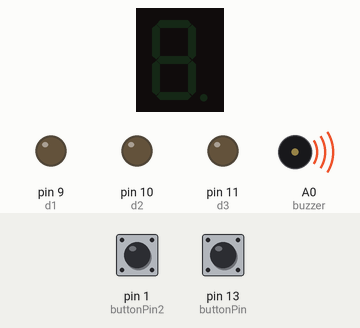
This sketch was run on a simulated Arduino Uno, built with avr-gcc and run on an emulated ATmega328P. On the bench: 1-digit seven-segment display, output pins drawn as LEDs (lit = HIGH), buzzer (waves = sounding). Wiring (inferred from the names in the program): 1-digit 7-segment display, segments lit when HIGH: segments pin 2, pin 3, pin 4, pin 5, pin 6, pin 7, pin 8. The test bench sets the inputs (shaded band); at power-on: pin 13 (buttonPin) LOW, pin 1 (buttonPin2) HIGH. The segment pins are drawn as the display they are named for; pins used as bus, display or sensor lines are not drawn.

Above: at 1.2 s.
1.3 s: pin 13 (buttonPin) pulled HIGH for 1 s
At 3.5 s:
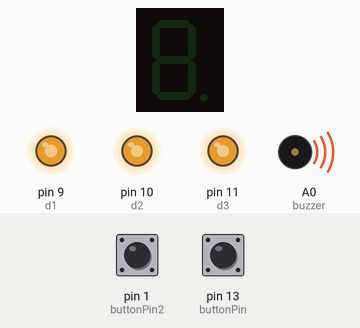
3.8 s: pin 13 (buttonPin) pulled HIGH for 3.2 s
At 3.95 s:
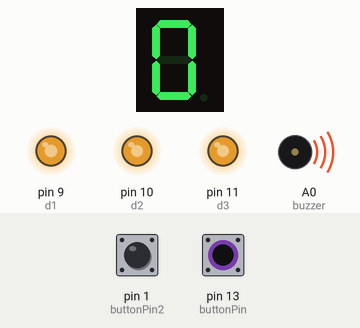
Timing chart, 0 to 6.8 s (numbered marks = the images above; inputs shaded):
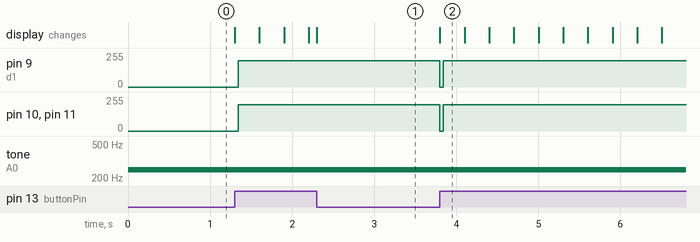

The sketch:

Countdown.ino
```cpp
/*int ButtonValue =0;
int Button = 3;
int LED = 2;*/

const int a = 2; //constants that provide functionalities for pinMODE
const int b = 3;
const int c = 4;
const int d = 5;
const int e = 6;
const int f = 7;
const int g = 8;
const int buttonPin = 13;  //here I'm supplying the constants associated with my buttons and buzzer
const int buttonPin2 = 1;
const int buzzer = A0;
//const int buttonPin3 = 2;


const int d1 = 9;  //Digit Constants
const int d2 = 10;
const int d3 = 11;
const int d4 = 12;

long n = 0000; //start time
int x = 100; //
int del = 55; //roughly the delay time for 1 microsecond

int buttonstate = 0; //value of input to read buttons state
int buttonstate2 = 0;

//int buttonState3 = 0;

 void setup(){

  pinMode(d1, OUTPUT); //Provides output for all digits and their attributes
  pinMode(d2, OUTPUT);
  pinMode(d3, OUTPUT);
  pinMode(d4, OUTPUT);
  pinMode(a, OUTPUT);
  pinMode(b, OUTPUT);
  pinMode(c, OUTPUT);
  pinMode(d, OUTPUT);
  pinMode(e, OUTPUT);
  pinMode(f, OUTPUT);
  pinMode(g, OUTPUT);
  pinMode(buttonPin, INPUT); //reads in input
  pinMode(buttonPin2, INPUT);
  pinMode(buzzer, INPUT);
   //pinMode(buttonPin3,INPUT);


//digitalRead(buttonPin3);
//onoff(buttonState3);
}


/*void onoff(int buttonState3){ //attemp at on/off swtich //attempt to make an on/off button
  //digitalRead(buttonPin3);
  if (buttonState3==HIGH){
    int ok = 1;
  }else{
      onoff(buttonState3);
  }
}*/


void loop(){
  buttonstate = digitalRead(buttonPin); //if button is not pressed then run as normal
  if(buttonstate == HIGH){ //interprets buttonstate
  pinMode(d1, OUTPUT); //Provides output for all digits and segments
  pinMode(d2, OUTPUT);
  pinMode(d3, OUTPUT);
  pinMode(d4, OUTPUT);
  pinMode(a, OUTPUT);
  pinMode(b, OUTPUT);
  pinMode(c, OUTPUT);
  pinMode(d, OUTPUT);
  pinMode(e, OUTPUT);
  pinMode(f, OUTPUT);
  pinMode(g, OUTPUT);
  pinMode(buttonPin, INPUT);
  pinMode(buttonPin2, INPUT);
  pinMode(buzzer, INPUT);

  clearLEDs(); // This is to prevent all the pins extending output to digits, they must clear first before a new number can be displayed
  pickDigit(1); //makes speicif digit low to ensure it can be changed based on new parameters
  pickNumber((n/x/1000)%10); //n is interpreted, which will be 0 for all the digits until n reach 1001
  delayMicroseconds(del); //Must have a small delay to make sure clock counts correctly, else it will count too fast
  clearLEDs();
  pickDigit(2);
  pickNumber((n/x/100)%10); //etc
  delayMicroseconds(del);
  clearLEDs();//
  pickDigit(3);
  //dispDec(3);
  pickNumber((n/x/10)%10); //10001, first digit get displayed
  delayMicroseconds(del);
  clearLEDs();
  pickDigit(4);
  pickNumber(n/x%10); //when n is 1001, first digit gets displayed
  delayMicroseconds(del);


  n++; // counts up

  if (digitalRead(13) == LOW )  //restart if button is pressed
  {
    n = 0000; //restart time once display reaches 9999
  }


}else{ //reset button is executed
  pinMode(buzzer, OUTPUT); //commands output to buzzer
  digitalWrite(buzzer, HIGH); //makes buzzer go off

  tone(buzzer, 250); //pitch of buzzer


  digitalWrite(d1, LOW); // Displays output of all digits, from assigned const values
  digitalWrite(d2, LOW);
  digitalWrite(d3, LOW);
  digitalWrite(d4, LOW);
  pinMode(d1, LOW); //Provides output for all digits and their attributes
  pinMode(d2, LOW);
  pinMode(d3, LOW);
  pinMode(d4, LOW);
  pinMode(a, LOW);
  pinMode(b, LOW);
  pinMode(c, LOW);
  pinMode(d, LOW);
  pinMode(e, LOW);
  pinMode(f, LOW);
  pinMode(g, LOW);

}


buttonstate2 = digitalRead(buttonPin2); //buzzer and functions for pause button
if(buttonstate2 == LOW){
  pinMode(buzzer, OUTPUT); //commands output to buzzer
  digitalWrite(buzzer, HIGH); //makes buzzer go off

    tone(buzzer, 250); //pitch of buzzer
  pinMode(a, LOW); //all segments temporarily go low
  pinMode(b, LOW);
  pinMode(c, LOW);
  pinMode(d, LOW);
  pinMode(e, LOW);
  pinMode(f, LOW);
  pinMode(g, LOW);
  delay(500);
}

}

void pickDigit(int x) //selects digit to be changed
{
  digitalWrite(d1, HIGH); // Displays blank output of all digits, from their assigned constant values
  digitalWrite(d2, HIGH);
  digitalWrite(d3, HIGH);
  digitalWrite(d4, HIGH);

  switch(x) //
  {
  case 1:  //
    digitalWrite(d1, LOW); //if 1 is selected d1 goes low, then pickNumber() is selected next.  The digit must go low before it can change otherwise the digit will not change correctly
    break; //
  case 2:
    digitalWrite(d2, LOW);
    break;
  case 3:
    digitalWrite(d3, LOW);
    break;
  default:
    digitalWrite(d4, LOW);
    break;
  }
}
void pickNumber(int x) //responsible for changing value of digit
{
  switch(x) //Because the input is the result of (a number) being % 10, then whatever that number may be, it gets called and it's corresponding method gets called,
            // if the result was 1, then one() gets called and the number one is displayed
  {
  default:
    zero();
    break;
  case 1:
    one();
    break;
  case 2:
    two();
    break;
  case 3:
    three();
    break;
  case 4:
    four();
    break;
  case 5:
    five();
    break;
  case 6:
    six();
    break;
  case 7:
    seven();
    break;
  case 8:
    eight();
    break;
  case 9:
    nine();
    break;
  }
}


void clearLEDs()//
{
  digitalWrite(a, LOW);
  digitalWrite(b, LOW);
  digitalWrite(c, LOW);
  digitalWrite(d, LOW);
  digitalWrite(e, LOW);
  digitalWrite(f, LOW);
  digitalWrite(g, LOW);

}

void zero()  //
{
  digitalWrite(a, HIGH);
  digitalWrite(b, HIGH);
  digitalWrite(c, HIGH);
  digitalWrite(d, HIGH);
  digitalWrite(e, HIGH);
  digitalWrite(f, HIGH);
  digitalWrite(g, LOW);
}

void one()
{
  digitalWrite(a, LOW);
  digitalWrite(b, HIGH);
  digitalWrite(c, HIGH);
  digitalWrite(d, LOW);
  digitalWrite(e, LOW);
  digitalWrite(f, LOW);
  digitalWrite(g, LOW);
}

void two()
{
  digitalWrite(a, HIGH);
  digitalWrite(b, HIGH);
  digitalWrite(c, LOW);
  digitalWrite(d, HIGH);
  digitalWrite(e, HIGH);
  digitalWrite(f, LOW);
  digitalWrite(g, HIGH);
}

void three()
{
  digitalWrite(a, HIGH);
  digitalWrite(b, HIGH);
  digitalWrite(c, HIGH);
  digitalWrite(d, HIGH);
  digitalWrite(e, LOW);
  digitalWrite(f, LOW);
  digitalWrite(g, HIGH);
}

void four()
{
  digitalWrite(a, LOW);
  digitalWrite(b, HIGH);
  digitalWrite(c, HIGH);
  digitalWrite(d, LOW);
  digitalWrite(e, LOW);
  digitalWrite(f, HIGH);
  digitalWrite(g, HIGH);
}

void five()
{
  digitalWrite(a, HIGH);
  digitalWrite(b, LOW);
  digitalWrite(c, HIGH);
  digitalWrite(d, HIGH);
  digitalWrite(e, LOW);
  digitalWrite(f, HIGH);
  digitalWrite(g, HIGH);
}

void six()
{
  digitalWrite(a, HIGH);
  digitalWrite(b, LOW);
  digitalWrite(c, HIGH);
  digitalWrite(d, HIGH);
  digitalWrite(e, HIGH);
  digitalWrite(f, HIGH);
  digitalWrite(g, HIGH);
}

void seven()
{
  digitalWrite(a, HIGH);
  digitalWrite(b, HIGH);
  digitalWrite(c, HIGH);
  digitalWrite(d, LOW);
  digitalWrite(e, LOW);
  digitalWrite(f, LOW);
  digitalWrite(g, LOW);
}

void eight()
{
  digitalWrite(a, HIGH);
  digitalWrite(b, HIGH);
  digitalWrite(c, HIGH);
  digitalWrite(d, HIGH);
  digitalWrite(e, HIGH);
  digitalWrite(f, HIGH);
  digitalWrite(g, HIGH);
}

void nine()
{
  digitalWrite(a, HIGH);
  digitalWrite(b, HIGH);
  digitalWrite(c, HIGH);
  digitalWrite(d, HIGH);
  digitalWrite(e, LOW);
  digitalWrite(f, HIGH);
  digitalWrite(g, HIGH);
}
```

Measured:
- after the input at 1.3 s, pin 9 (d1): 0/255 → 197/255 at once; pin 10 (d2), pin 11 (d3): 0/255 → 196/255 at once; the display: first changes at once (image 1 shows a later state)
- after the input at 3.8 s, pin 9 (d1): 197/255 → 0/255 at once, → 197/255 0.04 s later; pin 10 (d2), pin 11 (d3): 196/255 → 0/255 at once, → 196/255 0.04 s later; the display: changes at once (image 2)
